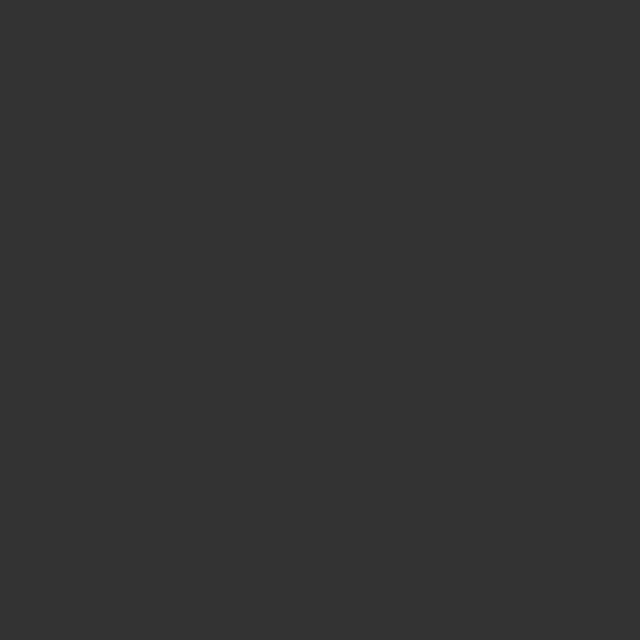
Frame 1 (no input)
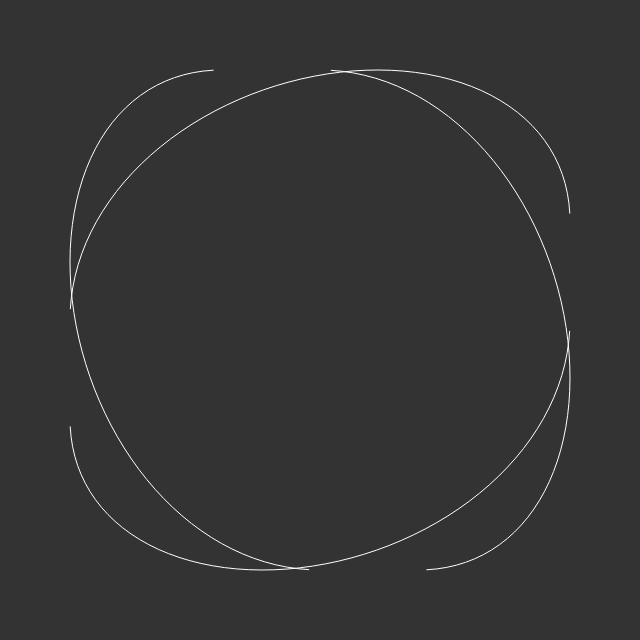
Frame 60 (no input)
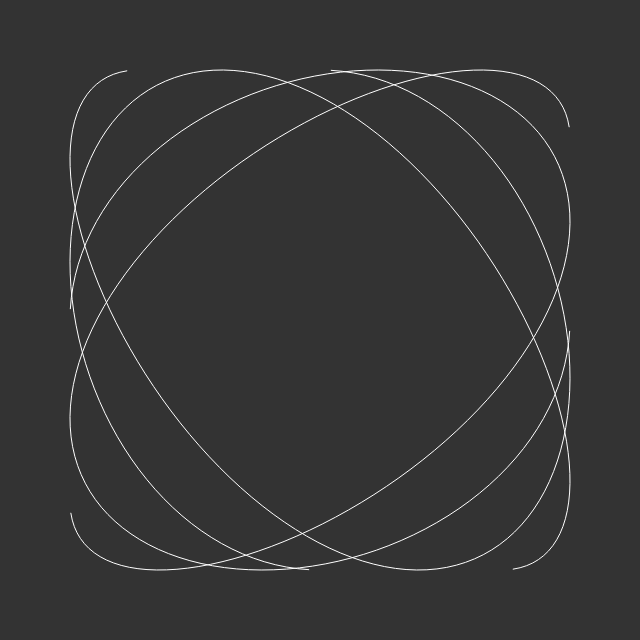
Frame 120 (the mouse pressed at the canvas centre since frame 60)

The p5.js sketch that drew these frames (run headless with seeded random() and noise() and a simulated clock; from frame 60 on, the mouse is pressed at the canvas centre):

// p5.js sketch
// ── sketch.js
var points;
var angles;

function setup() {
  createCanvas(640, 640);
  points = [];
  angles = [0, HALF_PI, PI, 3 * HALF_PI];
  ellipseMode(CENTER);
}

function draw() {
  background(51);
  stroke(255);
  // circle formula
  
  // x = xorig + radius * cos(angle)
  // y = yorig + radius * sin(angle)
  
  var elapsedSeconds = millis() / 1000;
  
  translate(width / 2, height / 2);
  
  var x = 250 * cos(elapsedSeconds * 3.1);
  var y = 250 * sin(elapsedSeconds * 2.7);
  
  // ellipse(x, y, 10, 10);
  
  points.push({ x: x, y: y });
  
  if (points.length > 200) {
    points.splice(0, 1);
  }
  
  noFill();
  
  for (var i = 0; i < angles.length; i++) {
    var angle = angles[i];
    push();
    rotate(angle);
    beginShape();
    for (var j = 0; j < points.length; j++) {
      vertex(points[j].x, points[j].y);
    }
    endShape();
    pop();
  }
}
